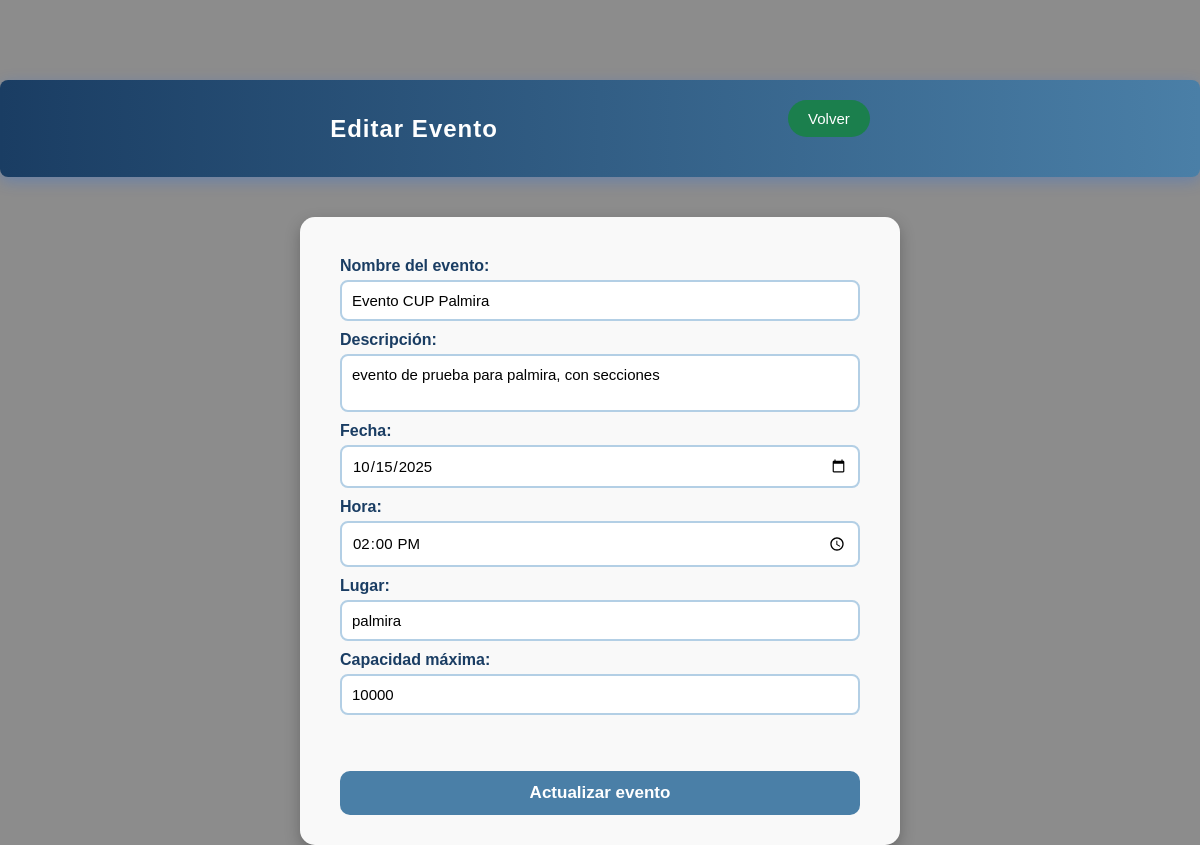
The page /administrador/eventos/editar_evento.php?idE=13805901 (signed in) on the database its author committed.
### tables this page shows
CREATE TABLE `eventos` (
  `idE` bigint(20) NOT NULL,
  `nombre` varchar(200) NOT NULL,
  `descripcion` text DEFAULT NULL,
  `fecha` date DEFAULT NULL,
  `hora` time DEFAULT NULL,
  `lugar` varchar(200) DEFAULT NULL,
  `aforo_max` bigint(20) DEFAULT NULL,
  `imagen` varchar(255) DEFAULT NULL
);

### assets/sentenciasSQL/eventos.php (called while the page is built, shortened)
<?php
class Eventos {
public function leerEventoPorId($idEvento) {
    include "Conexion.php";
    $stmt = $pdo->prepare("SELECT * FROM eventos WHERE idE = :idEvento LIMIT 1");
    $stmt->execute([':idEvento' => $idEvento]);
    return $stmt->fetch(PDO::FETCH_ASSOC);
}
}
?>

### administrador/eventos/editar_evento.php (the view, shortened to what this page needs)
<?php
require_once "../../assets/sentenciasSQL/conexion.php";
require_once "../../assets/sentenciasSQL/eventos.php";
$eventosObj = new Eventos();
$idEvento = $_GET['idE'];
$evento = $eventosObj->leerEventoPorId($idEvento);
?>
<!DOCTYPE html>
<html lang="es">
<head>
    <link rel="stylesheet" href="../../assets/css/eventos.css">
</head>
<body>
    <header>
    <h2>Editar Evento</h2>
    <button class="regresar" onclick="window.history.back()">
            <span>Volver</span>
        </button>
</header>
    <?php if ($evento): ?>
    <form id="formEvento" action="" method="POST">
    <label>Nombre del evento:</label>
    <input type="text" id="nombre_evento" name="nombre_evento"
        value="<?= htmlspecialchars($evento['nombre'], ENT_QUOTES, 'UTF-8'); ?>" required>
    <label>Descripción:</label>
    <textarea id="descripcion" name="descripcion"><?= htmlspecialchars($evento['descripcion'], ENT_QUOTES, 'UTF-8'); ?></textarea>
    <label>Fecha:</label>
    <input type="date" id="fecha" name="fecha"
        value="<?= htmlspecialchars($evento['fecha'], ENT_QUOTES, 'UTF-8'); ?>" required>
    <label>Hora:</label>
    <input type="time" id="hora" name="hora"
        value="<?= htmlspecialchars($evento['hora'], ENT_QUOTES, 'UTF-8'); ?>" required>
    <label>Lugar:</label>
    <input type="text" id="lugar" name="lugar"
        value="<?= htmlspecialchars($evento['lugar'], ENT_QUOTES, 'UTF-8'); ?>" required>
    <label>Capacidad máxima:</label>
    <input type="number" id="aforo_max" name="aforo_max" min="1"
        value="<?= htmlspecialchars($evento['aforo_max'], ENT_QUOTES, 'UTF-8'); ?>" required>
    <br><br>
    <button type="submit" name="actualizar">Actualizar evento</button>
</form>
    <?php else: ?>
        <p>Evento no encontrado.</p>
    <?php endif; ?>
</body>
</html>

### assets/css/eventos.css (style rules this page uses)
:root { --azul-oscuro: #0A1931; --azul-medio: #4A7FA7; --azul-intermedio: #1A3D63; --azul-claro: #B3CFE5; --verde-medio: #1b7f4d; --verde-intermedio: #145C44; --blanco: #ffffff; --blanco-azulado: #F6FAFD; --sombra-azul: rgba(0, 98, 255, 0.25); --sombra-hover: rgba(11, 130, 190, 0.356); --imagenFondo: url(../img/fondoRegistro1.png); }
* { margin: 0; padding: 0; box-sizing: border-box; font-family: "Poppins", sans-serif; }
header { background: linear-gradient(90deg, var(--azul-intermedio), var(--azul-medio)); padding: 20px 40px; width: 100% ; display: flex; justify-content: space-evenly; align-items: center; color: var(--blanco); box-shadow: 0 4px 15px var(--sombra-azul); top: 0; z-index: 1000; margin-bottom: 40px; border-radius: 8px; }
header h2 { font-size: 24px; font-weight: 600; letter-spacing: 1px; }
header button { background: var(--verde-medio); color: var(--blanco); border: none; border-radius: 25px; padding: 10px 20px; font-size: 14px; cursor: pointer; transition: 0.3s ease; }
body { min-height: 100vh; display: flex; flex-direction: column; align-items: center; justify-content: flex-start; padding-top: 80px; background: linear-gradient(rgba(0,0,0,0.45), rgba(0,0,0,0.45)), var(--imagenFondo); background-size: cover; background-position: center; }
.regresar { background: var(--verde-medio); color: var(--blanco); border: none; border-radius: 25px; padding: 10px 20px; font-size: 15px; cursor: pointer; transition: 0.3s ease; margin-bottom: 20px; }
form { background: rgba(255, 255, 255, 0.95); padding: 30px 40px; border-radius: 15px; box-shadow: 0 6px 15px rgba(0, 0, 0, 0.25); width: 90%; max-width: 600px; display: flex; flex-direction: column; align-items: stretch; }
label { font-weight: 600; color: var(--azul-intermedio); margin: 10px 0 5px 0; text-align: left; }
input, textarea { padding: 10px; border: 2px solid var(--azul-claro); border-radius: 8px; outline: none; font-size: 15px; transition: border-color 0.3s, box-shadow 0.3s; resize: none; }
button[type="submit"] { margin-top: 20px; background: var(--azul-medio); color: var(--blanco); border: none; border-radius: 10px; padding: 12px; font-size: 17px; font-weight: 600; cursor: pointer; transition: 0.3s ease; }

### rows shown on the page
eventos: nombre_evento "Evento CUP Palmira", descripcion "evento de prueba para palmira, con secciones", fecha "10/15/2025", hora "14:00:00", lugar "palmira", aforo_max "10000"
